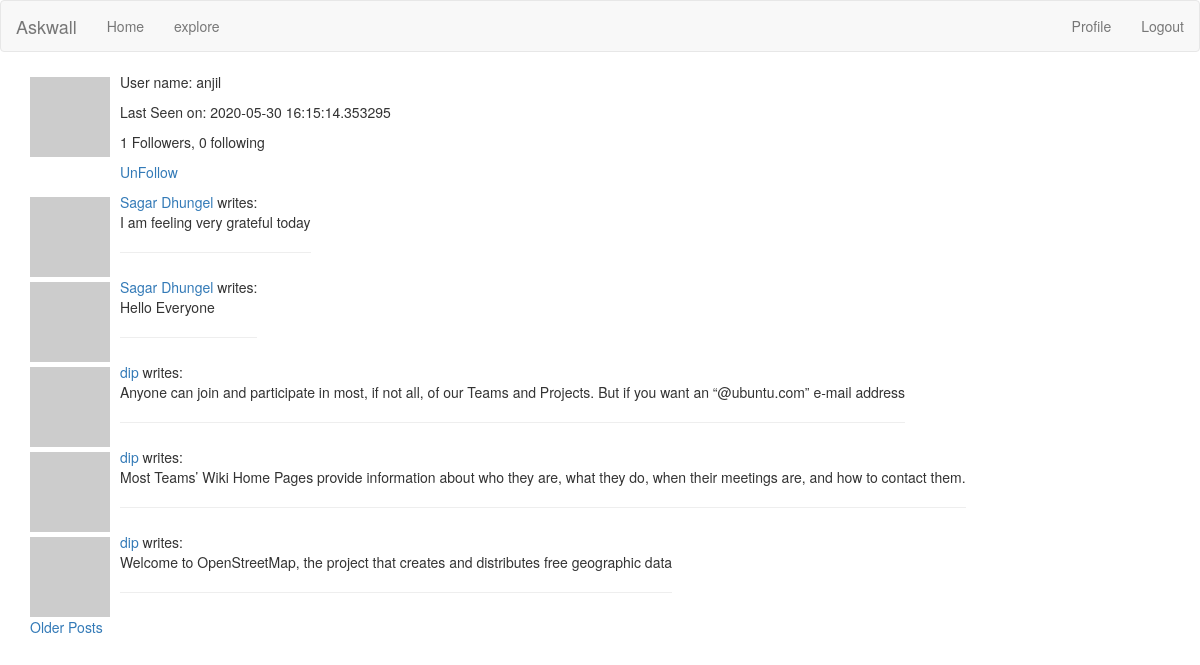
/user/anjil (signed in), run on the app's committed database.
### app/models.py (models this page shows, shortened)
class User(UserMixin, db.Model):
	id = db.Column(db.Integer, primary_key= True)
	username = db.Column(db.String(64), index = True)
	profile_name = db.Column(db.String(64))
	email = db.Column(db.String(120), index = True)
	password_hash = db.Column(db.String(128))
	posts = db.relationship('Post', backref='author', lazy='dynamic')
	about_me = db.Column(db.String(150))
	last_seen = db.Column(db.DateTime, default=datetime.utcnow)
	followed = db.relationship(
		'User', secondary=followers,
		primaryjoin = (followers.c.follower_id == id),
		secondaryjoin = (followers.c.followed_id == id),
		backref = db.backref('followers', lazy='dynamic'), lazy ='dynamic')
	def avatar(self, size):
		digest = md5(self.email.lower().encode('utf-8')).hexdigest()
		return 'http://www.gravatar.com/avatar/{}?d=identicon&s={}'.format(digest, size)
	def is_following(self, user):
		return self.followed.filter(
			followers.c.followed_id == user.id).count() > 0

class Post(db.Model):
	id = db.Column(db.Integer, primary_key = True)
	body = db.Column(db.String(140))
	timestamp = db.Column(db.DateTime, index= True, default=datetime.utcnow)
	user_id = db.Column(db.Integer, db.ForeignKey('user.id'))

### app/routes.py (the view)
@app.route('/user/<username>')
@login_required
def user(username):
	user = User.query.filter_by(username=username).first_or_404()
	page = request.args.get('page', 1, type=int)
	posts = Post.query.order_by(Post.timestamp.desc()).paginate(
		page, app.config['POSTS_PER_PAGE'], False)
	next_url = url_for('user', username=user.username, page=posts.next_num) if posts.has_next else None
	prev_url = url_for('user', username=user.username, page = posts.prev_num) if posts.has_prev else None
	form = EmptyForm()
	return render_template('user.html', user=user, posts=posts.items, prev_url=prev_url, next_url=next_url)

### app/models.py (called while the page is built)
@login.user_loader
def load_user(id):
	return User.query.get(int(id))

### app/routes.py (called while the page is built)
@app.before_request
def before_request():
	if current_user.is_authenticated:
		current_user.last_seen = datetime.utcnow()
		db.session.commit()

### app/templates/user.html (shortened to what this page needs)
{% extends "base.html" %}
{% block app_content %}
<div>
	<table>
		<tr valign="top">
			<td><img src="{{ user.avatar(128) }}"></td>
			<td>
				<p> User name: {{ user.username }}</p>
				{% if user.last_seen %}
					<p>Last Seen on: {{ user.last_seen }}</p>
				{% endif %}
				<p> {{user.followers.count() }} Followers, {{ user.followed.count() }} following</p>
				{% if user == current_user %}
					<p><a href="{{ url_for('edit_profile') }}">Edit Profile</a></p>
				{% elif current_user.is_following(user) %}
				<p><a href="{{ url_for('unfollow', username= user.username) }}">UnFollow</a></p>
				{% elif not current_user.is_following(user) %}
				<p><a href="{{ url_for('follow', username= user.username) }}">Follow</a></p>
				{% endif %}
			</td>
		</tr>
	</table>
	{% for post in posts %}
		{% include "_post.html" %}
	{% endfor %}
	{% if next_url %}
		<a href="{{ next_url }}">Older Posts</a>
	{% endif %}
</div>
{% endblock %}

### app/templates/_post.html
<table>
    <tr valign="top">
        <td><img src="{{ post.author.avatar(40) }}"></td>
        <td>{% if post.author.profile_name %}
	        	<a href="{{ url_for('user', username=post.author.username) }}">{{ post.author.profile_name }}</a>
        	{% else %}
        		<a href="{{ url_for('user', username=post.author.username) }}">{{ post.author.username }}</a>
        	{% endif %} writes:<br>{{ post.body }}<hr></td>
    </tr>
</table>

### app/static/css/style.css (style rules this page uses)
img { margin-right: 10px; margin-top: 5px; }

### data on the page
User: username "anjil", last_seen "2020-05-30 16:15:14.353295"
Post: author.profile_name "Sagar Dhungel", body "I am feeling very grateful today"
Post: author.profile_name "Sagar Dhungel", body "Hello Everyone"
Post: author.username "dip", body "Anyone can join and participate in most, if not all, of our Teams and Projects. But if you want an “@ubuntu.com” e-mail address"
Post: author.username "dip", body "Most Teams’ Wiki Home Pages provide information about who they are, what they do, when their meetings are, and how to contact them."
Post: author.username "dip", body "Welcome to OpenStreetMap, the project that creates and distributes free geographic data"

### other printed values
{{ user.followers.count() }} "1"
{{ user.followed.count() }} "0"
